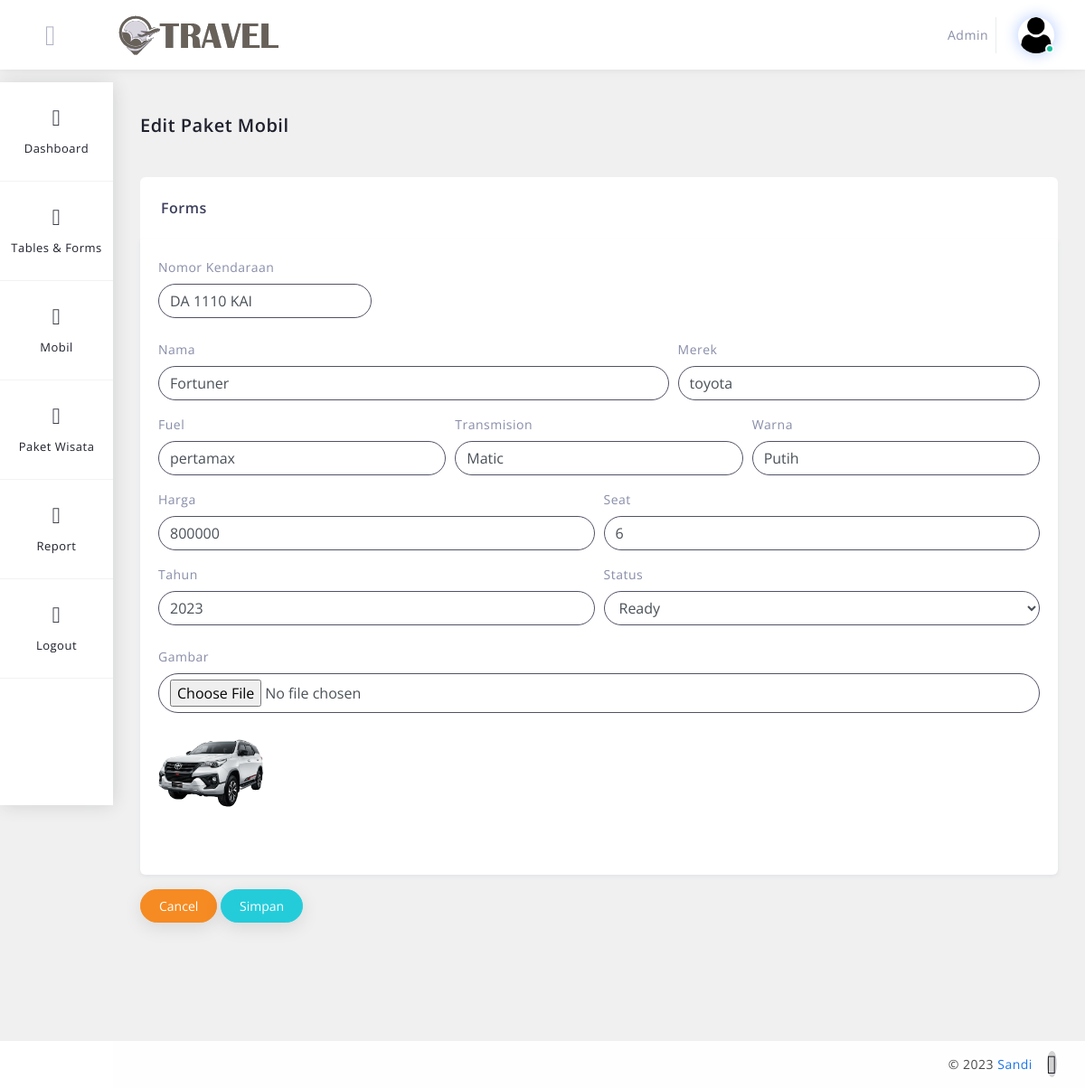
The app's page /tour/admin/edit_mobil.php?id_mobil=6 (signed in) with its own data.
### tables this page shows
CREATE TABLE `mobil` (
  `id_mobil` int(11) NOT NULL,
  `nomor_kendaraan` varchar(64) NOT NULL,
  `nama_mobil` varchar(64) NOT NULL,
  `merek` varchar(64) NOT NULL,
  `tahun` year(4) NOT NULL,
  `harga` double NOT NULL,
  `seat` varchar(32) NOT NULL,
  `status` varchar(26) NOT NULL,
  `gambar` varchar(120) NOT NULL,
  `bensin` varchar(32) NOT NULL,
  `transmision` varchar(32) NOT NULL,
  `warna` varchar(32) NOT NULL
);

### tour/admin/edit_mobil.php (the view, shortened to what this page needs)
<?php
include '../include/config.php';
if (isset($_GET['id_mobil'])) {
    $id_mobil = ($_GET["id_mobil"]);
    $query = "SELECT * FROM mobil WHERE id_mobil='$id_mobil'";
    $result = mysqli_query($conn, $query);
    $data = mysqli_fetch_assoc($result);
} else {
    echo "<script>alert('Masukkan data id.');window.location='tb_mobil.php';</script>";
}
?>
<!DOCTYPE html>
<html lang="en">
<head>
    <link href="../assets/css/loader.css" rel="stylesheet" type="text/css" />
    <link href="../bootstrap/css/bootstrap.min.css" rel="stylesheet" type="text/css" />
    <link href="../assets/css/plugins.css" rel="stylesheet" type="text/css" />
    <link rel="stylesheet" type="text/css" href="../plugins/table/datatable/datatables.css">
    <link rel="stylesheet" type="text/css" href="../plugins/table/datatable/custom_dt_html5.css">
</head>
<body>
    <?php include "../template/header.php" ?>
    <div class="main-container" id="container">
        <?php include "../template/sidebar.php" ?>
        <div id="content" class="main-content">
            <div class="container">
                <div class="page-header">
                    <div class="page-title">
                        <h3>Edit Paket Mobil</h3>
                    </div>
                </div>
                <div class="row">
                    <div class="col-lg-12 layout-spacing">
                        <div class="statbox widget box box-shadow">
                            <div class="widget-header">
                                <div class="row">
                                    <div class="col-xl-12 col-md-12 col-sm-12 col-12">
                                        <h4>Forms </h4>
                                    </div>
                                </div>
                            </div>
                            <div class="widget-content widget-content-area">
                                <form action="update_mobil.php" method="POST" enctype="multipart/form-data">
                                    <div class="form-row mb-2">
                                        <div class="form-group col-md-3">
                                            <label for="nama">Nomor Kendaraan</label>
                                            <input type="text" class="form-control-rounded form-control" value="<?php echo $data['nomor_kendaraan']; ?>" id="nomor_kendaraan" name="nomor_kendaraan" placeholder="Nomor mobil">
                                        </div>
                                    </div>
                                    <div class="form-row mb-2">
                                        <div class="form-group col-md-7">
                                            <label for="nama">Nama</label>
                                            <input type="text" class="form-control-rounded form-control" id="nama" value="<?php echo $data['nama_mobil']; ?>" name="nama_mobil" placeholder="Nama mobil">
                                        </div>
                                        <div class="form-group col-md-5">
                                            <label for="harga">Merek</label>
                                            <input type="text" class="form-control-rounded form-control" id="merek" value="<?php echo $data['merek']; ?>" name="merek" placeholder="merek">
                                        </div>
                                        <div class="form-group col-md-4">
                                            <label for="nama">Fuel</label>
                                            <input type="text" class="form-control-rounded form-control" id="bensin" value="<?php echo $data['bensin']; ?>" name="bensin" placeholder="bensin">
                                        </div>
                                        <div class="form-group col-md-4">
                                            <label for="harga">Transmision</label>
                                            <input type="text" class="form-control-rounded form-control" id="transmision" value="<?php echo $data['transmision']; ?>" name="transmision" placeholder="Transmision">
                                        </div>
                                        <div class="form-group col-md-4">
                                            <label for="harga">Warna</label>
                                            <input type="text" class="form-control-rounded form-control" id="warna" value="<?php echo $data['warna']; ?>" name="warna" placeholder="warna">
                                        </div>
                                        <div class="form-group col-md-6">
                                            <label for="harga">Harga</label>
                                            <input type="text" class="form-control-rounded form-control" id="harga" name="harga" value="<?php echo $data['harga']; ?>" placeholder="Harga">
                                        </div>
                                        <div class="form-group col-md-6">
                                            <label for="kuota">Seat</label>
                                            <input type="text" class="form-control-rounded form-control" id="seat" value="<?php echo $data['seat']; ?>" name="seat" placeholder="seat">
                                        </div>
                                        <div class="form-group col-md-6">
                                            <label for="tanggal">Tahun</label>
                                            <input type="number" class="form-control-rounded form-control" name="tahun" value="<?php echo $data['tahun']; ?>" placeholder="YYYY" min="1999" max="2023">
                                        </div>
                                        <div class="form-group col-md-6">
                                            <label for="status">Status</label>
                                            <select class="form-control-rounded form-control" id="status" name="status">
                                                <option <?php if ($data['status'] == "ready") {
                                                            echo 'selected';
                                                        } ?> value="ready">Ready</option>
                                            </select>
                                        </div>
                                    </div>
                                    <div class="form-row mb-4">
                                        <div class="form-group col-md-12">
                                            <label for="gambar">Gambar</label>
                                            <input type="file" class="form-control-rounded form-control" name="gambar" id="gambar"> <br>
                                            <img src="../gambar/<?php echo $data['gambar']; ?>" style="width: 120px;float: left;margin-bottom: 5px;">
                                        </div>
                                    </div>
                            </div>
                            <button type="reset" class="btn btn-button-8 btn-rounded mb-4 mt-3">Cancel</button>
                            <button type="submit" class="btn btn-button-7 btn-rounded mb-4 mt-3">Simpan</button>
                        </div>
                    </div>
                </div>
            </div>
        </div>
    </div>
    <?php include "../template/footer.php" ?>
</body>
</html>

### tour/assets/css/structure.css (style rules this page uses)
#content { margin-top: 92px; margin-left: 125px; width: 100%; width: 50%; flex-grow: 8; margin-bottom: 67px; transition: all .24s ease-in-out; }

### records on screen
mobil: nomor_kendaraan "DA 1110 KAI", nama_mobil "Fortuner", merek "toyota", bensin "pertamax", transmision "Matic", warna "Putih", harga "800000", seat "6", tahun "2023", status "Ready", gambar (picture)

### other values on screen
$_SESSION['users'] "Admin"
